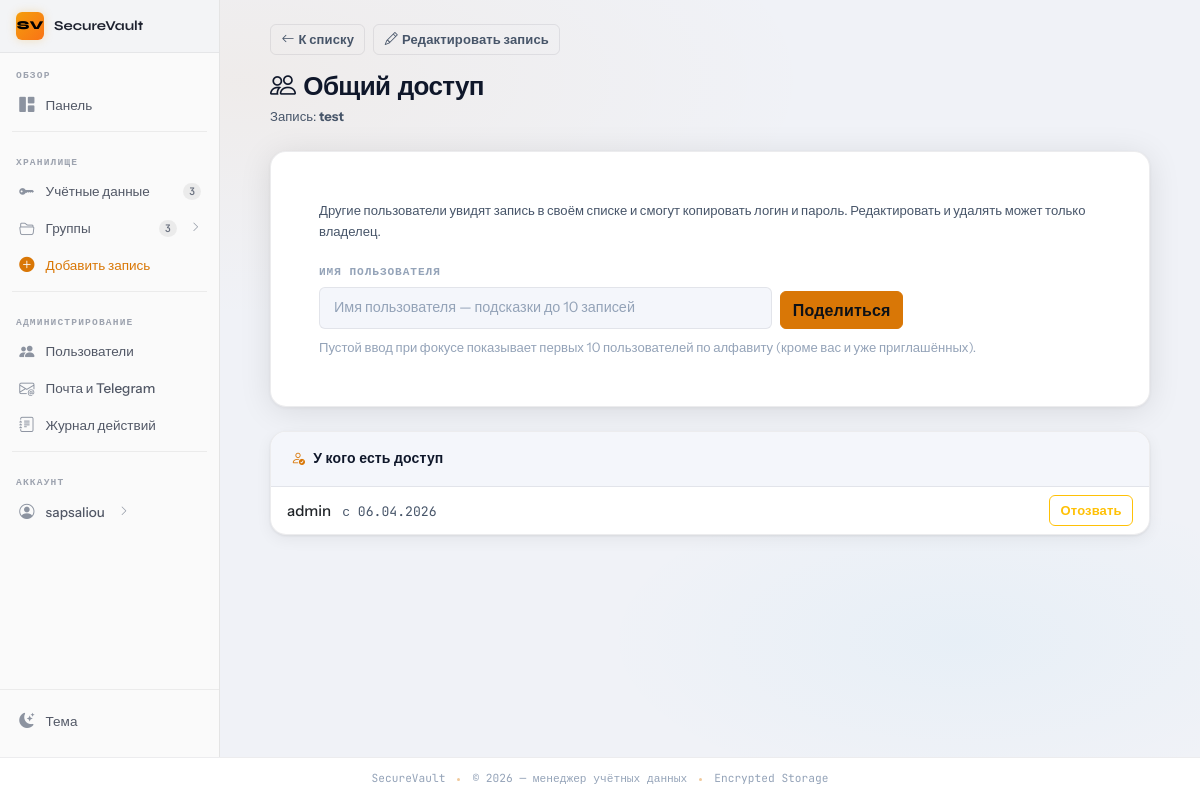
/credentials/2/share?next=list (signed in), run on the app's committed database.
### app/models.py (models this page shows, shortened)
class User(UserMixin, db.Model):
    id = db.Column(db.Integer, primary_key=True)
    username = db.Column(db.String(80), unique=True, nullable=False, index=True)
    email = db.Column(db.String(120), nullable=False, index=True)
    password_hash = db.Column(db.String(255), nullable=False)
    created_at = db.Column(db.DateTime, default=datetime.utcnow)
    last_login = db.Column(db.DateTime)
    is_active = db.Column(db.Boolean, default=True)
    is_admin = db.Column(db.Boolean, default=False, nullable=False)
    totp_enabled = db.Column(db.Boolean, default=False, nullable=False)
    totp_secret_encrypted = db.Column(db.Text)  # base32, Fernet
    credentials = db.relationship('Credential', backref='owner', lazy='dynamic', cascade='all, delete-orphan')
    groups = db.relationship('CredentialGroup', backref='creator', lazy='dynamic', cascade='all, delete-orphan')
    shares_received = db.relationship(
        'CredentialShare',
        foreign_keys='CredentialShare.shared_with_user_id',
        back_populates='shared_with_user',
        lazy='dynamic',
    )

class Credential(db.Model):
    id = db.Column(db.Integer, primary_key=True)
    title = db.Column(db.String(120), nullable=False)
    service_type = db.Column(db.String(50), nullable=False)  # server, database, app, etc
    description = db.Column(db.Text)
    username_encrypted = db.Column(db.Text, nullable=False)
    password_encrypted = db.Column(db.Text, nullable=False)
    url = db.Column(db.String(255))
    port = db.Column(db.Integer)
    extra_data_encrypted = db.Column(db.Text)  # JSON для доп данных
    user_id = db.Column(db.Integer, db.ForeignKey('user.id'), nullable=False)
    group_id = db.Column(db.Integer, db.ForeignKey('credential_group.id'))
    position = db.Column(db.Integer, default=0, nullable=False)
    created_at = db.Column(db.DateTime, default=datetime.utcnow)
    updated_at = db.Column(db.DateTime, default=datetime.utcnow, onupdate=datetime.utcnow)
    last_accessed = db.Column(db.DateTime)
    shares = db.relationship(
        'CredentialShare',
        back_populates='credential',
        lazy='dynamic',
        cascade='all, delete-orphan',
    )
    reveal_tokens = db.relationship(
        'CredentialRevealToken',
        back_populates='credential',
        lazy='dynamic',
        cascade='all, delete-orphan',
    )

class CredentialShare(db.Model):
    __tablename__ = 'credential_share'
    __table_args__ = (
        db.UniqueConstraint('credential_id', 'shared_with_user_id', name='uq_credential_share_user'),
    )
    id = db.Column(db.Integer, primary_key=True)
    credential_id = db.Column(db.Integer, db.ForeignKey('credential.id', ondelete='CASCADE'), nullable=False)
    shared_with_user_id = db.Column(db.Integer, db.ForeignKey('user.id', ondelete='CASCADE'), nullable=False)
    shared_by_user_id = db.Column(db.Integer, db.ForeignKey('user.id', ondelete='CASCADE'), nullable=False)
    created_at = db.Column(db.DateTime, default=datetime.utcnow)
    credential = db.relationship('Credential', back_populates='shares')
    shared_with_user = db.relationship('User', foreign_keys=[shared_with_user_id], back_populates='shares_received')
    shared_by_user = db.relationship('User', foreign_keys=[shared_by_user_id])

### app/routes.py (the view, shortened to what this page needs)
@credential_bp.route('/<int:credential_id>/share', methods=['GET', 'POST'])
@login_required
def share_credential(credential_id):
    credential = Credential.query.get_or_404(credential_id)
    if _credential_access(current_user, credential) != 'owner':
        flash('Только владелец может делиться записью', 'danger')
        return redirect(url_for('credential_bp.list_credentials'))
    share_form = ShareCredentialForm(prefix='share')
    share_list = (
        CredentialShare.query.options(joinedload(CredentialShare.shared_with_user))
        .filter_by(credential_id=credential.id)
        .order_by(CredentialShare.created_at.desc())
        .all()
    )
    if request.method == 'GET':
        nxt = (request.args.get('next') or 'share').strip().lower()
        share_form.share_return.data = nxt if nxt in ('list', 'share', 'edit') else 'share'
        return render_template(
            'share_credential.html',
            credential=credential,
            share_form=share_form,
            share_list=share_list,
        )

### app/forms.py
class ShareCredentialForm(FlaskForm):
    username = StringField('Имя пользователя', validators=[
        DataRequired(),
        Length(min=3, max=80, message='Укажите имя пользователя (3–80 символов)'),
    ])
    share_return = HiddenField(default='edit', validators=[Optional()])
    submit_share = SubmitField('Поделиться')

### app/routes.py (called while the page is built, shortened)
def _credential_access(user, credential):
    if credential.user_id == user.id:
        return 'owner'

### app/templates/share_credential.html (shortened to what this page needs)
{% extends "base.html" %}
{% block content %}
<div class="py-4 page-narrow animate-fadein">
  <div class="mb-4">
    <div class="d-flex flex-wrap gap-2 mb-3">
      <a href="{{ url_for('credential_bp.list_credentials') }}" class="btn btn-sm btn-outline-secondary">
        <i class="bi bi-arrow-left me-1"></i>К списку
      </a>
      <a href="{{ url_for('credential_bp.edit_credential', credential_id=credential.id) }}" class="btn btn-sm btn-outline-secondary">
        <i class="bi bi-pencil me-1"></i>Редактировать запись
      </a>
    </div>
    <h1 class="page-title mb-1"><i class="bi bi-people me-2"></i>Общий доступ</h1>
    <p class="text-muted small mb-0">Запись: <strong>{{ credential.title }}</strong></p>
  </div>
  <div class="card-form mb-4">
    <div class="p-4 p-md-5">
      <p class="text-muted small mb-3">
        Другие пользователи увидят запись в своём списке и смогут копировать логин и пароль.
        Редактировать и удалять может только владелец.
      </p>
      <form method="POST" action="{{ url_for('credential_bp.share_credential', credential_id=credential.id) }}" class="row g-2 align-items-end">
        <div class="col-md-8 col-lg-7 position-relative" data-sv-share-picker data-sv-api="{{ url_for('credential_bp.users_for_share') }}" data-sv-credential-id="{{ credential.id }}">
          {{ share_form.username.label(class="form-label") }}
          {{ share_form.username(class="form-control sv-share-user-input", placeholder="Имя пользователя — подсказки до 10 записей", autocomplete="off") }}
        </div>
        <div class="col-auto">
          {{ share_form.submit_share(class="btn btn-primary") }}
        </div>
      </form>
      <p class="text-dim small mt-2 mb-0">Пустой ввод при фокусе показывает первых 10 пользователей по алфавиту (кроме вас и уже приглашённых).</p>
    </div>
  </div>
  {% if share_list %}
    <div class="card-vault">
      <div class="card-vault-header">
        <div class="card-vault-title">
          <span class="title-icon"><i class="bi bi-person-check"></i></span>
          У кого есть доступ
        </div>
      </div>
      <ul class="list-group list-group-flush">
        {% for s in share_list %}
          <li class="list-group-item d-flex flex-wrap align-items-center justify-content-between gap-2 bg-transparent">
            <div>
              <span class="fw-medium">{{ s.shared_with_user.username if s.shared_with_user else s.shared_with_user_id }}</span>
              <span class="text-muted small ms-2 font-monospace">с {{ s.created_at.strftime('%d.%m.%Y') }}</span>
            </div>
            <form method="POST"
                  action="{{ url_for('credential_bp.revoke_credential_share', credential_id=credential.id, share_id=s.id) }}"
                  class="d-inline"
                  onsubmit="return confirm('Отозвать доступ для этого пользователя?');">
              <button type="submit" class="btn btn-sm btn-outline-warning">Отозвать</button>
            </form>
          </li>
        {% endfor %}
      </ul>
    </div>
  {% else %}
    <p class="text-dim small">Пока ни с кем не поделились.</p>
  {% endif %}
</div>
{% endblock %}

### app/templates/partials/sidebar_right.html (shortened to what this page needs)
<div class="sv-sidebar-project">
  <div class="sv-sidebar-project-icon">SV</div>
  <span class="sv-sidebar-project-name">SecureVault</span>
</div>
<nav aria-label="Основная навигация">
  <span class="sv-sidebar-section-label">Обзор</span>
  <ul class="sv-nav">
    <li class="sv-nav-item">
      <a class="sv-nav-link" href="{{ url_for('main.dashboard') }}">
        <span class="sv-nav-icon"><i class="bi bi-grid-1x2-fill"></i></span>
        <span>Панель</span>
      </a>
    </li>
  </ul>
  <div class="sv-sidebar-divider"></div>
  <span class="sv-sidebar-section-label">Хранилище</span>
  <ul class="sv-nav">
    <li class="sv-nav-item">
      <a class="sv-nav-link" href="{{ url_for('credential_bp.list_credentials') }}">
        <span class="sv-nav-icon"><i class="bi bi-key-fill"></i></span>
        <span>Учётные данные</span>
        <span class="sv-nav-badge {% if current_user.credentials.count() == 0 %}sv-nav-badge-0{% endif %}">
          {{ current_user.credentials.count() }}
        </span>
      </a>
    </li>
    <li class="sv-nav-item">
      <button class="sv-nav-link"
              type="button"
              data-bs-toggle="collapse"
              data-bs-target="#sbGroups"
              aria-expanded="false"
              aria-controls="sbGroups">
        <span class="sv-nav-icon"><i class="bi bi-folder2-open"></i></span>
        <span>Группы</span>
        <span class="sv-nav-badge {% if current_user.groups.count() == 0 %}sv-nav-badge-0{% endif %}">
          {{ current_user.groups.count() }}
        </span>
        <i class="bi bi-chevron-right sv-nav-arrow ms-1"></i>
      </button>
        {% set groups = current_user.groups.order_by('position', 'name').all() %}
    </li>
    <li class="sv-nav-item">
      <a class="sv-nav-link" href="{{ url_for('credential_bp.add_credential') }}"
         style="color: var(--accent);">
        <span class="sv-nav-icon" style="color:var(--accent);"><i class="bi bi-plus-circle-fill"></i></span>
        <span>Добавить запись</span>
      </a>
    </li>
  </ul>
  {% if current_user.is_admin %}
  <div class="sv-sidebar-divider"></div>
  <span class="sv-sidebar-section-label">Администрирование</span>
  <ul class="sv-nav">
    <li class="sv-nav-item">
      <a class="sv-nav-link" href="{{ url_for('admin.admin_user_list') }}">
        <span class="sv-nav-icon"><i class="bi bi-people-fill"></i></span>
        <span>Пользователи</span>
      </a>
    </li>
    <li class="sv-nav-item">
      <a class="sv-nav-link" href="{{ url_for('admin.admin_delivery_settings') }}">
        <span class="sv-nav-icon"><i class="bi bi-envelope-at"></i></span>
        <span>Почта и Telegram</span>
      </a>
    </li>
    <li class="sv-nav-item">
      <a class="sv-nav-link" href="{{ url_for('admin.admin_audit_log') }}">
        <span class="sv-nav-icon"><i class="bi bi-journal-text"></i></span>
        <span>Журнал действий</span>
      </a>
    </li>
  </ul>
  {% endif %}
  <div class="sv-sidebar-divider"></div>
  <span class="sv-sidebar-section-label">Аккаунт</span>
  <ul class="sv-nav">
    <li class="sv-nav-item">
      <button class="sv-nav-link"
              type="button"
              data-bs-toggle="collapse"
              data-bs-target="#sbAccount"
              aria-expanded="false"
              aria-controls="sbAccount">
        <span class="sv-nav-icon"><i class="bi bi-person-circle"></i></span>
        <span class="text-truncate">{{ current_user.username }}</span>
        <i class="bi bi-chevron-right sv-nav-arrow ms-1"></i>
      </button>
    </li>
  </ul>
</nav>
<div class="sv-sidebar-actions">
  <button type="button" class="sv-theme-btn theme-toggle" title="Сменить тему">
    <span class="sv-nav-icon">
      <i class="bi bi-moon-stars-fill theme-icon-dark"></i>
    </span>
    <span>Тема</span>
  </button>
</div>

### app/static/css/sidebar.css (style rules this page uses)
:root, [data-bs-theme="dark"] { --sv-sidebar-bg: #1f1f1f; --sv-sidebar-border: rgba(255,255,255,0.07); --sv-sidebar-text: #b0b7c3; --sv-sidebar-text-hover:#e8eaf0; --sv-sidebar-active-bg: rgba(255,255,255,0.08); --sv-sidebar-active-border: var(--accent); --sv-sidebar-icon: #6b7280; --sv-sidebar-icon-hover:#c9d1de; --sv-sidebar-section: #6b7280; --sv-sidebar-scrollbar: #2e3340; --sv-sidebar-header-bg: #161616; --sv-sidebar-divider: rgba(255,255,255,0.06); --sv-sidebar-badge-bg: rgba(255,255,255,0.08); --sv-sidebar-badge: #8b929e; }
[data-bs-theme="light"] { --sv-sidebar-bg: #fafafa; --sv-sidebar-border: rgba(0,0,0,0.09); --sv-sidebar-text: #525866; --sv-sidebar-text-hover:#1f2330; --sv-sidebar-active-bg: rgba(0,0,0,0.05); --sv-sidebar-active-border: var(--accent); --sv-sidebar-icon: #8c93a0; --sv-sidebar-icon-hover:#374151; --sv-sidebar-section: #9da3af; --sv-sidebar-scrollbar: #d0d4db; --sv-sidebar-header-bg: #f3f4f6; --sv-sidebar-divider: rgba(0,0,0,0.06); --sv-sidebar-badge-bg: rgba(0,0,0,0.06); --sv-sidebar-badge: #6b7280; }
.sv-sidebar-project { background: var(--sv-sidebar-header-bg); border-bottom: 1px solid var(--sv-sidebar-divider); padding: 0.75rem 1rem; display: flex; align-items: center; gap: 0.625rem; flex-shrink: 0; }
.sv-sidebar-project-icon { width: 1.75rem; height: 1.75rem; border-radius: 6px; background: linear-gradient(135deg, var(--amber-500), #f97316); display: flex; align-items: center; justify-content: center; font-size: 0.75rem; color: #000; font-weight: 800; font-family: var(--font-display); flex-shrink: 0; box-shadow: 0 0 10px rgba(245,158,11,0.25); }
.sv-sidebar-project-name { font-family: var(--font-display); font-size: 0.85rem; font-weight: 700; color: var(--sv-sidebar-text-hover); white-space: nowrap; overflow: hidden; text-overflow: ellipsis; }
.sv-sidebar-section-label { font-family: var(--font-mono); font-size: 0.6rem; font-weight: 700; letter-spacing: 0.12em; text-transform: uppercase; color: var(--sv-sidebar-section); padding: 0.875rem 1rem 0.3rem; display: block; user-select: none; }
.sv-nav { list-style: none; padding: 0 0.5rem; margin: 0; display: flex; flex-direction: column; gap: 1px; }
.sv-nav-item { position: relative; }
.sv-nav-link { display: flex; align-items: center; gap: 0.625rem; padding: 0.45rem 0.625rem; border-radius: 6px; color: var(--sv-sidebar-text); text-decoration: none; font-size: 0.845rem; font-weight: 500; transition: background 160ms, color 160ms; cursor: pointer; border: none; background: none; width: 100%; text-align: left; line-height: 1.4; position: relative; }
.sv-nav-icon { color: var(--sv-sidebar-icon); font-size: 0.95rem; width: 1.1rem; display: flex; align-items: center; justify-content: center; flex-shrink: 0; transition: color 160ms; }
.sv-nav-badge { margin-left: auto; font-family: var(--font-mono); font-size: 0.65rem; font-weight: 600; background: var(--sv-sidebar-badge-bg); color: var(--sv-sidebar-badge); border-radius: 999px; padding: 0.1em 0.55em; min-width: 1.4em; text-align: center; flex-shrink: 0; }
.sv-nav-arrow { margin-left: auto; color: var(--sv-sidebar-icon); font-size: 0.65rem; transition: transform 220ms var(--ease-out), color 160ms; flex-shrink: 0; }
.sv-sidebar-divider { height: 1px; background: var(--sv-sidebar-divider); margin: 0.5rem 0.75rem; flex-shrink: 0; }
.sv-sidebar-actions { margin-top: auto; padding: 0.75rem 0.5rem 1rem; border-top: 1px solid var(--sv-sidebar-divider); flex-shrink: 0; }
.sv-theme-btn { display: flex; align-items: center; gap: 0.625rem; padding: 0.45rem 0.625rem; border-radius: 6px; color: var(--sv-sidebar-text); font-size: 0.845rem; font-weight: 500; background: none; border: none; width: 100%; text-align: left; cursor: pointer; transition: background 160ms, color 160ms; }
.sv-theme-btn .sv-nav-icon { color: var(--sv-sidebar-icon); }

### data on the page
User: username "sapsaliou"
Credential: title "test"
CredentialShare: shared_with_user "admin", created_at "06.04.2026"

### other printed values
{{ current_user.credentials.count() }} "3"
{{ current_user.groups.count() }} "3"
{{ share_form.username.label(class="form-label") }} "ИМЯ ПОЛЬЗОВАТЕЛЯ"
